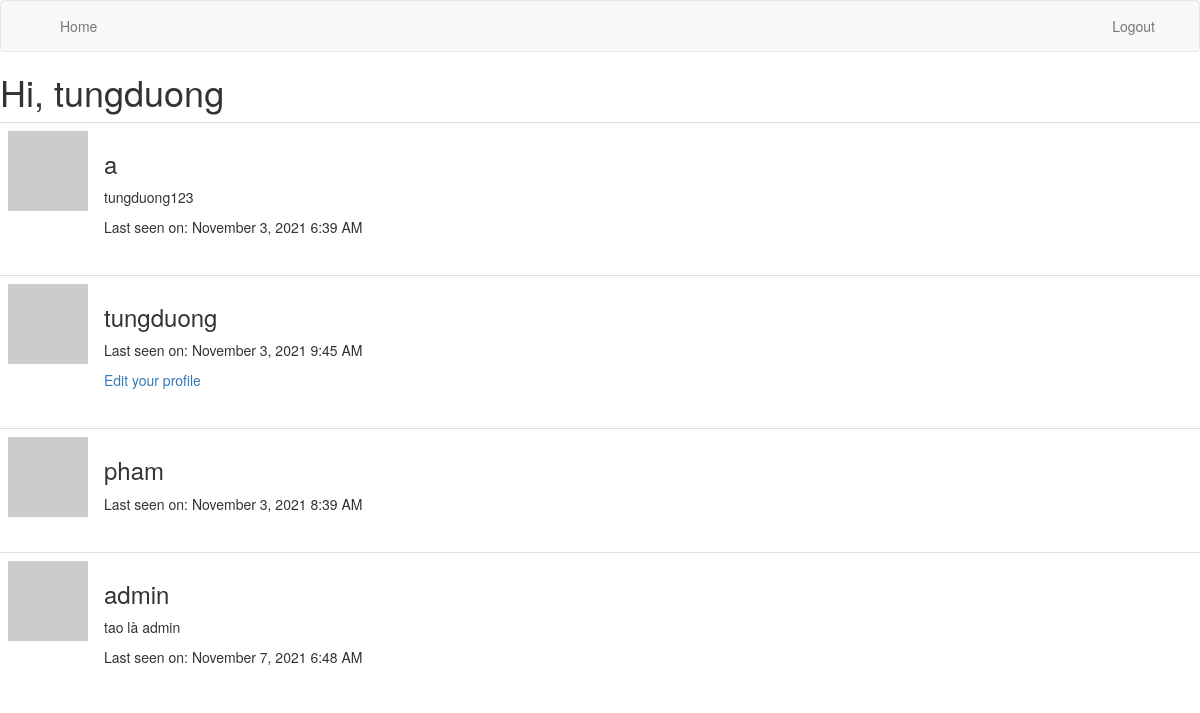
The app's page /list_user (signed in) with its own data.
### myblog/models.py (models this page shows, shortened)
class User(UserMixin, db.Model):
    id = db.Column(db.Integer, primary_key=True)
    username = db.Column(db.String(64), index=True, unique=True)
    email = db.Column(db.String(120), index=True, unique=True)
    password_hash = db.Column(db.String(128))
    posts = db.relationship('Post', backref='author', lazy='dynamic')
    def avatar(self, size):
        digest = md5(self.email.lower().encode('utf-8')).hexdigest()
        return 'https://www.gravatar.com/avatar/{}?d=identicon&s={}'.format(
            digest, size)
    about_me = db.Column(db.String(140))
    last_seen = db.Column(db.DateTime, default=datetime.utcnow)

### myblog/main/routes.py (the view)
@bp.route('/list_user', methods=['GET', 'POST'])
@login_required
def list_user():
    users = User.query.all()
    return render_template("list_user.html", title='List User', users=users)

### myblog/main/routes.py (called while the page is built)
@bp.before_app_request
def before_request():
    if current_user.is_authenticated:
        current_user.last_seen = datetime.utcnow()
        db.session.commit()

### myblog/models.py (called while the page is built)
@login.user_loader
def load_user(id):
    return User.query.get(int(id))

### myblog/templates/list_user.html
{% extends "base.html" %}
{% block content %}
    <h1>Hi, {{ current_user.username }}</h1>
    {% for user in users %}
        {% include 'user.html' %}
    {% endfor %}
{% endblock %}

### myblog/templates/user.html
<table class="table table-hover">
    <tr>
        <td width="70px">
            <a href="{{ url_for('main.user', username=user.username) }}">
                <img src="{{ user.avatar(128) }}" />
            </a>
        </td>
        <td>
            <h3>{{ user.username }}</h3>
            {% if user.about_me %}<p>{{ user.about_me }}</p>{% endif %}
            {% if user.last_seen %}
                <p>Last seen on: {{ moment(user.last_seen).format('LLL') }}</p>
            {% endif %}
            {% if user == current_user %}
            <p><a href="{{ url_for('main.edit_profile') }}">Edit your profile</a></p>
            {% endif %}
        </td>
    </tr>
</table>

### records on screen
User: username "tungduong", last_seen "November 3, 2021 9:45 AM"
User: username "a", about_me "tungduong123", last_seen "November 3, 2021 6:39 AM"
User: username "pham", last_seen "November 3, 2021 8:39 AM"
User: username "admin", about_me "tao là admin", last_seen "November 7, 2021 6:48 AM"
